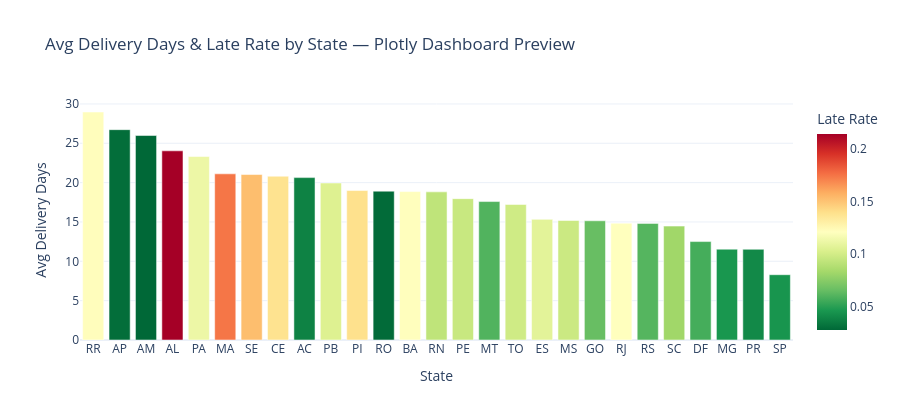

Notebook cell for this chart:
### Code cell
# ── Plotly — avg delivery days by state, coloured by late rate ──────────────
fig_q3a = px.bar(
    delivery_stats.sort_values('avg_delivery_days', ascending=False),
    x='customer_state', 
    y='avg_delivery_days',
    color='late_rate',
    color_continuous_scale='RdYlGn_r',
    labels={'customer_state': 'State',
            'avg_delivery_days': 'Avg Delivery Days',
            'late_rate': 'Late Rate'},
    title='Avg Delivery Days & Late Rate by State — Plotly Dashboard Preview',
    template=PLOTLY_TEMPLATE, height=420,
)
fig_q3a.show()

### Figure 1 — Plotly figure (JSON) as saved in the notebook; plotly's stock layout.template omitted (floating-point values rounded to 4 significant figures)
{"data": [{"hovertemplate": "State=%{x}<br>Avg Delivery Days=%{y}<br>Late Rate=%{marker.color}<extra></extra>", "legendgroup": "", "marker": {"color": [0.122, 0.02985, 0.02759, 0.2141, 0.1121, 0.1743, 0.1522, 0.1376, 0.0375, 0.1044, 0.1387, 0.02881, 0.1216, 0.09283, 0.09605, 0.05982, 0.09854, 0.1073, 0.097, 0.06541, 0.1211, 0.0608, 0.08206, 0.05673, 0.04571, 0.04042, 0.04491], "coloraxis": "coloraxis", "pattern": {"shape": ""}}, "name": "", "orientation": "v", "showlegend": false, "textposition": "auto", "type": "bar", "x": ["RR", "AP", "AM", "AL", "PA", "MA", "SE", "CE", "AC", "PB", "PI", "RO", "BA", "RN", "PE", "MT", "TO", "ES", "MS", "GO", "RJ", "RS", "SC", "DF", "MG", "PR", "SP"], "xaxis": "x", "y": [28.98, 26.73, 25.99, 24.04, 23.32, 21.12, 21.03, 20.82, 20.64, 19.95, 18.99, 18.91, 18.87, 18.82, 17.97, 17.59, 17.23, 15.33, 15.19, 15.15, 14.85, 14.82, 14.48, 12.51, 11.54, 11.53, 8.297], "yaxis": "y"}], "layout": {"barmode": "relative", "coloraxis": {"autocolorscale": false, "colorbar": {"title": {"text": "Late Rate"}}, "colorscale": [[0, "rgb(0,104,55)"], [0.1, "rgb(26,152,80)"], [0.2, "rgb(102,189,99)"], [0.3, "rgb(166,217,106)"], [0.4, "rgb(217,239,139)"], [0.5, "rgb(255,255,191)"], [0.6, "rgb(254,224,139)"], [0.7, "rgb(253,174,97)"], [0.8, "rgb(244,109,67)"], [0.9, "rgb(215,48,39)"], [1, "rgb(165,0,38)"]]}, "height": 420, "legend": {"tracegroupgap": 0}, "title": {"text": "Avg Delivery Days & Late Rate by State — Plotly Dashboard Preview"}, "xaxis": {"anchor": "y", "domain": [0, 1], "title": {"text": "State"}}, "yaxis": {"anchor": "x", "domain": [0, 1], "title": {"text": "Avg Delivery Days"}}}}
